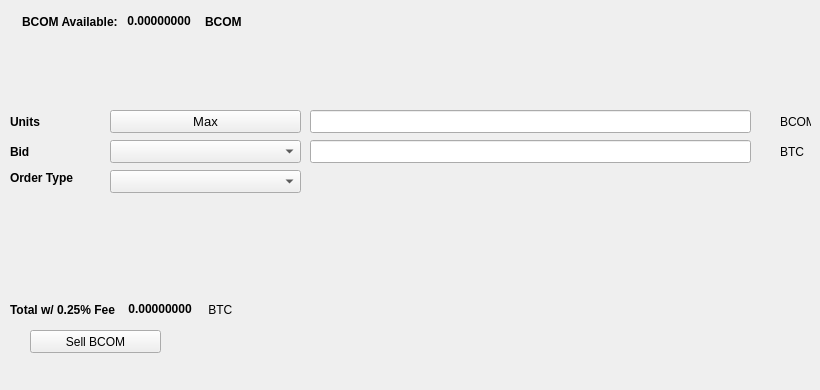
   <widget class="QWidget" name="SellTab">
    <attribute name="title">
     <string>Sell</string>
    </attribute>
    <widget class="QLabel" name="label_16">
     <property name="geometry">
      <rect>
       <x>780</x>
       <y>140</y>
       <width>31</width>
       <height>23</height>
      </rect>
     </property>
     <property name="text">
      <string>BTC</string>
     </property>
    </widget>
    <widget class="QComboBox" name="SellBidcomboBox">
     <property name="geometry">
      <rect>
       <x>110</x>
       <y>140</y>
       <width>191</width>
       <height>23</height>
      </rect>
     </property>
     <property name="font">
      <font>
       <pointsize>10</pointsize>
      </font>
     </property>
    </widget>
    <widget class="QLabel" name="label_18">
     <property name="geometry">
      <rect>
       <x>10</x>
       <y>110</y>
       <width>46</width>
       <height>23</height>
      </rect>
     </property>
     <property name="font">
      <font>
       <weight>75</weight>
       <bold>true</bold>
      </font>
     </property>
     <property name="text">
      <string>Units</string>
     </property>
    </widget>
    <widget class="QPushButton" name="Sell_Max_Amount">
     <property name="geometry">
      <rect>
       <x>110</x>
       <y>110</y>
       <width>191</width>
       <height>23</height>
      </rect>
     </property>
     <property name="font">
      <font>
       <pointsize>10</pointsize>
      </font>
     </property>
     <property name="text">
      <string>Max</string>
     </property>
    </widget>
    <widget class="QLabel" name="label_20">
     <property name="geometry">
      <rect>
       <x>10</x>
       <y>170</y>
       <width>91</width>
       <height>16</height>
      </rect>
     </property>
     <property name="font">
      <font>
       <weight>75</weight>
       <bold>true</bold>
      </font>
     </property>
     <property name="text">
      <string>Order Type</string>
     </property>
    </widget>
    <widget class="QComboBox" name="SellOrdertypeCombo">
     <property name="geometry">
      <rect>
       <x>110</x>
       <y>170</y>
       <width>191</width>
       <height>23</height>
      </rect>
     </property>
     <property name="font">
      <font>
       <pointsize>10</pointsize>
      </font>
     </property>
    </widget>
    <widget class="QLabel" name="label_21">
     <property name="geometry">
      <rect>
       <x>10</x>
       <y>140</y>
       <width>46</width>
       <height>23</height>
      </rect>
     </property>
     <property name="font">
      <font>
       <weight>75</weight>
       <bold>true</bold>
      </font>
     </property>
     <property name="text">
      <string>Bid</string>
     </property>
    </widget>
    <widget class="QLabel" name="label_22">
     <property name="geometry">
      <rect>
       <x>780</x>
       <y>110</y>
       <width>31</width>
       <height>23</height>
      </rect>
     </property>
     <property name="text">
      <string>BCOM</string>
     </property>
    </widget>
    <widget class="QLineEdit" name="UnitsInputBCOM">
     <property name="geometry">
      <rect>
       <x>310</x>
       <y>110</y>
       <width>441</width>
       <height>23</height>
      </rect>
     </property>
     <property name="font">
      <font>
       <pointsize>9</pointsize>
       <weight>75</weight>
       <bold>true</bold>
      </font>
     </property>
    </widget>
    <widget class="QLineEdit" name="SellBidPriceEdit">
     <property name="geometry">
      <rect>
       <x>310</x>
       <y>140</y>
       <width>441</width>
       <height>23</height>
      </rect>
     </property>
     <property name="font">
      <font>
       <pointsize>9</pointsize>
       <weight>75</weight>
       <bold>true</bold>
      </font>
     </property>
    </widget>
    <widget class="QPushButton" name="SellBCOMBTN">
     <property name="geometry">
      <rect>
       <x>30</x>
       <y>330</y>
       <width>131</width>
       <height>23</height>
      </rect>
     </property>
     <property name="text">
      <string>Sell BCOM</string>
     </property>
     <property name="icon">
      <iconset resource="../bitcommerce">
       <normaloff>:/icons/bitcoin</normaloff>:/icons/bitcoin</iconset>
     </property>
    </widget>
    <widget class="QWidget" name="layoutWidget3">
     <property name="geometry">
      <rect>
       <x>22</x>
       <y>12</y>
       <width>258</width>
       <height>19</height>
      </rect>
     </property>
     <layout class="QHBoxLayout" name="horizontalLayout">
      <item>
       <widget class="QLabel" name="label232_2">
        <property name="font">
         <font>
          <weight>75</weight>
          <bold>true</bold>
         </font>
        </property>
        <property name="text">
         <string>BCOM Available:</string>
        </property>
       </widget>
      </item>
      <item>
       <widget class="QLabel" name="BCOMAvailableLabel">
        <property name="palette">
         <palette>
          <active>
           <colorrole role="WindowText">
            <brush brushstyle="SolidPattern">
             <color alpha="255">
              <red>0</red>
              <green>0</green>
              <blue>0</blue>
             </color>
            </brush>
           </colorrole>
           <colorrole role="Button">
            <brush brushstyle="SolidPattern">
             <color alpha="255">
              <red>0</red>
              <green>170</green>
              <blue>0</blue>
             </color>
            </brush>
           </colorrole>
           <colorrole role="Light">
            <brush brushstyle="SolidPattern">
             <color alpha="255">
              <red>0</red>
              <green>255</green>
              <blue>0</blue>
             </color>
            </brush>
           </colorrole>
           <colorrole role="Midlight">
            <brush brushstyle="SolidPattern">
             <color alpha="255">
              <red>0</red>
              <green>212</green>
              <blue>0</blue>
             </color>
            </brush>
           </colorrole>
           <colorrole role="Dark">
            <brush brushstyle="SolidPattern">
             <color alpha="255">
              <red>0</red>
              <green>85</green>
              <blue>0</blue>
             </color>
            </brush>
           </colorrole>
           <colorrole role="Mid">
            <brush brushstyle="SolidPattern">
             <color alpha="255">
              <red>0</red>
              <green>113</green>
              <blue>0</blue>
             </color>
            </brush>
           </colorrole>
           <colorrole role="Text">
            <brush brushstyle="SolidPattern">
             <color alpha="255">
              <red>0</red>
              <green>170</green>
              <blue>0</blue>
             </color>
            </brush>
           </colorrole>
           <colorrole role="BrightText">
            <brush brushstyle="SolidPattern">
             <color alpha="255">
              <red>255</red>
              <green>255</green>
              <blue>255</blue>
             </color>
            </brush>
           </colorrole>
           <colorrole role="ButtonText">
            <brush brushstyle="SolidPattern">
             <color alpha="255">
              <red>0</red>
              <green>0</green>
              <blue>0</blue>
             </color>
            </brush>
           </colorrole>
           <colorrole role="Base">
            <brush brushstyle="SolidPattern">
             <color alpha="255">
              <red>255</red>
              <green>255</green>
              <blue>255</blue>
             </color>
            </brush>
           </colorrole>
           <colorrole role="Window">
            <brush brushstyle="SolidPattern">
             <color alpha="255">
              <red>0</red>
              <green>170</green>
              <blue>0</blue>
             </color>
            </brush>
           </colorrole>
           <colorrole role="Shadow">
            <brush brushstyle="SolidPattern">
             <color alpha="255">
              <red>0</red>
              <green>0</green>
              <blue>0</blue>
             </color>
            </brush>
           </colorrole>
           <colorrole role="AlternateBase">
            <brush brushstyle="SolidPattern">
             <color alpha="255">
              <red>127</red>
              <green>212</green>
              <blue>127</blue>
             </color>
            </brush>
           </colorrole>
           <colorrole role="ToolTipBase">
            <brush brushstyle="SolidPattern">
             <color alpha="255">
              <red>255</red>
              <green>255</green>
              <blue>220</blue>
             </color>
            </brush>
           </colorrole>
           <colorrole role="ToolTipText">
            <brush brushstyle="SolidPattern">
             <color alpha="255">
              <red>0</red>
              <green>0</green>
              <blue>0</blue>
             </color>
            </brush>
           </colorrole>
          </active>
          <inactive>
           <colorrole role="WindowText">
            <brush brushstyle="SolidPattern">
             <color alpha="255">
              <red>0</red>
              <green>0</green>
              <blue>0</blue>
             </color>
            </brush>
           </colorrole>
           <colorrole role="Button">
            <brush brushstyle="SolidPattern">
             <color alpha="255">
              <red>0</red>
              <green>170</green>
              <blue>0</blue>
             </color>
            </brush>
           </colorrole>
           <colorrole role="Light">
            <brush brushstyle="SolidPattern">
             <color alpha="255">
              <red>0</red>
              <green>255</green>
              <blue>0</blue>
             </color>
            </brush>
           </colorrole>
           <colorrole role="Midlight">
            <brush brushstyle="SolidPattern">
             <color alpha="255">
              <red>0</red>
              <green>212</green>
              <blue>0</blue>
             </color>
            </brush>
           </colorrole>
           <colorrole role="Dark">
            <brush brushstyle="SolidPattern">
             <color alpha="255">
              <red>0</red>
              <green>85</green>
              <blue>0</blue>
             </color>
            </brush>
           </colorrole>
           <colorrole role="Mid">
            <brush brushstyle="SolidPattern">
             <color alpha="255">
              <red>0</red>
              <green>113</green>
              <blue>0</blue>
             </color>
            </brush>
           </colorrole>
           <colorrole role="Text">
            <brush brushstyle="SolidPattern">
             <color alpha="255">
              <red>0</red>
              <green>170</green>
              <blue>0</blue>
             </color>
            </brush>
           </colorrole>
           <colorrole role="BrightText">
            <brush brushstyle="SolidPattern">
             <color alpha="255">
              <red>255</red>
              <green>255</green>
              <blue>255</blue>
             </color>
            </brush>
           </colorrole>
           <colorrole role="ButtonText">
            <brush brushstyle="SolidPattern">
             <color alpha="255">
              <red>0</red>
              <green>0</green>
              <blue>0</blue>
             </color>
            </brush>
           </colorrole>
           <colorrole role="Base">
            <brush brushstyle="SolidPattern">
             <color alpha="255">
              <red>255</red>
              <green>255</green>
              <blue>255</blue>
             </color>
            </brush>
           </colorrole>
           <colorrole role="Window">
            <brush brushstyle="SolidPattern">
             <color alpha="255">
              <red>0</red>
              <green>170</green>
              <blue>0</blue>
             </color>
            </brush>
           </colorrole>
           <colorrole role="Shadow">
            <brush brushstyle="SolidPattern">
             <color alpha="255">
              <red>0</red>
              <green>0</green>
              <blue>0</blue>
             </color>
            </brush>
           </colorrole>
           <colorrole role="AlternateBase">
            <brush brushstyle="SolidPattern">
             <color alpha="255">
              <red>127</red>
              <green>212</green>
              <blue>127</blue>
             </color>
            </brush>
           </colorrole>
           <colorrole role="ToolTipBase">
            <brush brushstyle="SolidPattern">
             <color alpha="255">
              <red>255</red>
              <green>255</green>
              <blue>220</blue>
             </color>
            </brush>
           </colorrole>
           <colorrole role="ToolTipText">
            <brush brushstyle="SolidPattern">
             <color alpha="255">
              <red>0</red>
              <green>0</green>
              <blue>0</blue>
             </color>
            </brush>
           </colorrole>
          </inactive>
          <disabled>
           <colorrole role="WindowText">
            <brush brushstyle="SolidPattern">
             <color alpha="255">
              <red>0</red>
              <green>85</green>
              <blue>0</blue>
             </color>
            </brush>
           </colorrole>
           <colorrole role="Button">
            <brush brushstyle="SolidPattern">
             <color alpha="255">
              <red>0</red>
              <green>170</green>
              <blue>0</blue>
             </color>
            </brush>
           </colorrole>
           <colorrole role="Light">
            <brush brushstyle="SolidPattern">
             <color alpha="255">
              <red>0</red>
              <green>255</green>
              <blue>0</blue>
             </color>
            </brush>
           </colorrole>
           <colorrole role="Midlight">
            <brush brushstyle="SolidPattern">
             <color alpha="255">
              <red>0</red>
              <green>212</green>
              <blue>0</blue>
             </color>
            </brush>
           </colorrole>
           <colorrole role="Dark">
            <brush brushstyle="SolidPattern">
             <color alpha="255">
              <red>0</red>
              <green>85</green>
              <blue>0</blue>
             </color>
            </brush>
           </colorrole>
           <colorrole role="Mid">
            <brush brushstyle="SolidPattern">
             <color alpha="255">
              <red>0</red>
              <green>113</green>
              <blue>0</blue>
             </color>
            </brush>
           </colorrole>
           <colorrole role="Text">
            <brush brushstyle="SolidPattern">
             <color alpha="255">
              <red>0</red>
              <green>85</green>
              <blue>0</blue>
             </color>
            </brush>
           </colorrole>
           <colorrole role="BrightText">
            <brush brushstyle="SolidPattern">
             <color alpha="255">
              <red>255</red>
              <green>255</green>
              <blue>255</blue>
             </color>
            </brush>
           </colorrole>
           <colorrole role="ButtonText">
            <brush brushstyle="SolidPattern">
             <color alpha="255">
              <red>0</red>
              <green>85</green>
              <blue>0</blue>
             </color>
            </brush>
           </colorrole>
           <colorrole role="Base">
            <brush brushstyle="SolidPattern">
             <color alpha="255">
              <red>0</red>
              <green>170</green>
              <blue>0</blue>
             </color>
            </brush>
           </colorrole>
           <colorrole role="Window">
            <brush brushstyle="SolidPattern">
             <color alpha="255">
              <red>0</red>
              <green>170</green>
              <blue>0</blue>
             </color>
            </brush>
           </colorrole>
           <colorrole role="Shadow">
            <brush brushstyle="SolidPattern">
             <color alpha="255">
              <red>0</red>
              <green>0</green>
              <blue>0</blue>
             </color>
            </brush>
           </colorrole>
           <colorrole role="AlternateBase">
            <brush brushstyle="SolidPattern">
             <color alpha="255">
              <red>0</red>
              <green>170</green>
              <blue>0</blue>
             </color>
            </brush>
           </colorrole>
           <colorrole role="ToolTipBase">
            <brush brushstyle="SolidPattern">
             <color alpha="255">
              <red>255</red>
              <green>255</green>
              <blue>220</blue>
             </color>
            </brush>
           </colorrole>
           <colorrole role="ToolTipText">
            <brush brushstyle="SolidPattern">
             <color alpha="255">
              <red>0</red>
              <green>0</green>
              <blue>0</blue>
             </color>
            </brush>
           </colorrole>
          </disabled>
         </palette>
        </property>
        <property name="font">
         <font>
          <weight>75</weight>
          <bold>true</bold>
         </font>
        </property>
        <property name="text">
         <string> 0.00000000 </string>
        </property>
        <property name="textInteractionFlags">
         <set>Qt::LinksAccessibleByMouse|Qt::TextSelectableByKeyboard|Qt::TextSelectableByMouse</set>
        </property>
       </widget>
      </item>
      <item>
       <widget class="QLabel" name="labelBCOM">
        <property name="font">
         <font>
          <weight>75</weight>
          <bold>true</bold>
         </font>
        </property>
        <property name="text">
         <string>BCOM</string>
        </property>
       </widget>
      </item>
     </layout>
    </widget>
    <widget class="QWidget" name="layoutWidget">
     <property name="geometry">
      <rect>
       <x>10</x>
       <y>300</y>
       <width>268</width>
       <height>19</height>
      </rect>
     </property>
     <layout class="QHBoxLayout" name="horizontalLayout_2">
      <item>
       <widget class="QLabel" name="label_19">
        <property name="font">
         <font>
          <weight>75</weight>
          <bold>true</bold>
         </font>
        </property>
        <property name="text">
         <string>Total w/ 0.25% Fee </string>
        </property>
       </widget>
      </item>
      <item>
       <widget class="QLabel" name="SellCostLabel">
        <property name="palette">
         <palette>
          <active>
           <colorrole role="WindowText">
            <brush brushstyle="SolidPattern">
             <color alpha="255">
              <red>0</red>
              <green>0</green>
              <blue>0</blue>
             </color>
            </brush>
           </colorrole>
           <colorrole role="Button">
            <brush brushstyle="SolidPattern">
             <color alpha="255">
              <red>0</red>
              <green>170</green>
              <blue>0</blue>
             </color>
            </brush>
           </colorrole>
           <colorrole role="Light">
            <brush brushstyle="SolidPattern">
             <color alpha="255">
              <red>0</red>
              <green>255</green>
              <blue>0</blue>
             </color>
            </brush>
           </colorrole>
           <colorrole role="Midlight">
            <brush brushstyle="SolidPattern">
             <color alpha="255">
              <red>0</red>
              <green>212</green>
              <blue>0</blue>
             </color>
            </brush>
           </colorrole>
           <colorrole role="Dark">
            <brush brushstyle="SolidPattern">
             <color alpha="255">
              <red>0</red>
              <green>85</green>
              <blue>0</blue>
             </color>
            </brush>
           </colorrole>
           <colorrole role="Mid">
            <brush brushstyle="SolidPattern">
             <color alpha="255">
              <red>0</red>
              <green>113</green>
              <blue>0</blue>
             </color>
            </brush>
           </colorrole>
           <colorrole role="Text">
            <brush brushstyle="SolidPattern">
             <color alpha="255">
              <red>0</red>
              <green>170</green>
              <blue>0</blue>
             </color>
            </brush>
           </colorrole>
           <colorrole role="BrightText">
            <brush brushstyle="SolidPattern">
             <color alpha="255">
              <red>255</red>
              <green>255</green>
              <blue>255</blue>
             </color>
            </brush>
           </colorrole>
           <colorrole role="ButtonText">
            <brush brushstyle="SolidPattern">
             <color alpha="255">
              <red>0</red>
              <green>0</green>
              <blue>0</blue>
             </color>
            </brush>
           </colorrole>
           <colorrole role="Base">
            <brush brushstyle="SolidPattern">
             <color alpha="255">
              <red>255</red>
              <green>255</green>
              <blue>255</blue>
             </color>
            </brush>
           </colorrole>
           <colorrole role="Window">
            <brush brushstyle="SolidPattern">
             <color alpha="255">
              <red>0</red>
              <green>170</green>
              <blue>0</blue>
             </color>
            </brush>
           </colorrole>
           <colorrole role="Shadow">
            <brush brushstyle="SolidPattern">
             <color alpha="255">
              <red>0</red>
              <green>0</green>
              <blue>0</blue>
             </color>
            </brush>
           </colorrole>
           <colorrole role="AlternateBase">
            <brush brushstyle="SolidPattern">
             <color alpha="255">
              <red>127</red>
              <green>212</green>
              <blue>127</blue>
             </color>
            </brush>
           </colorrole>
           <colorrole role="ToolTipBase">
            <brush brushstyle="SolidPattern">
             <color alpha="255">
              <red>255</red>
              <green>255</green>
              <blue>220</blue>
             </color>
            </brush>
           </colorrole>
           <colorrole role="ToolTipText">
            <brush brushstyle="SolidPattern">
             <color alpha="255">
              <red>0</red>
              <green>0</green>
              <blue>0</blue>
             </color>
            </brush>
           </colorrole>
          </active>
          <inactive>
           <colorrole role="WindowText">
            <brush brushstyle="SolidPattern">
             <color alpha="255">
              <red>0</red>
              <green>0</green>
              <blue>0</blue>
             </color>
            </brush>
           </colorrole>
           <colorrole role="Button">
            <brush brushstyle="SolidPattern">
             <color alpha="255">
              <red>0</red>
              <green>170</green>
              <blue>0</blue>
             </color>
            </brush>
           </colorrole>
           <colorrole role="Light">
            <brush brushstyle="SolidPattern">
             <color alpha="255">
              <red>0</red>
              <green>255</green>
              <blue>0</blue>
             </color>
            </brush>
           </colorrole>
           <colorrole role="Midlight">
            <brush brushstyle="SolidPattern">
             <color alpha="255">
              <red>0</red>
              <green>212</green>
              <blue>0</blue>
             </color>
            </brush>
           </colorrole>
           <colorrole role="Dark">
            <brush brushstyle="SolidPattern">
             <color alpha="255">
              <red>0</red>
              <green>85</green>
              <blue>0</blue>
             </color>
            </brush>
           </colorrole>
           <colorrole role="Mid">
            <brush brushstyle="SolidPattern">
             <color alpha="255">
              <red>0</red>
              <green>113</green>
              <blue>0</blue>
             </color>
            </brush>
           </colorrole>
           <colorrole role="Text">
            <brush brushstyle="SolidPattern">
             <color alpha="255">
              <red>0</red>
              <green>170</green>
              <blue>0</blue>
             </color>
            </brush>
           </colorrole>
           <colorrole role="BrightText">
            <brush brushstyle="SolidPattern">
             <color alpha="255">
              <red>255</red>
              <green>255</green>
              <blue>255</blue>
             </color>
            </brush>
           </colorrole>
           <colorrole role="ButtonText">
            <brush brushstyle="SolidPattern">
             <color alpha="255">
              <red>0</red>
              <green>0</green>
              <blue>0</blue>
             </color>
            </brush>
           </colorrole>
           <colorrole role="Base">
            <brush brushstyle="SolidPattern">
             <color alpha="255">
              <red>255</red>
              <green>255</green>
              <blue>255</blue>
             </color>
            </brush>
           </colorrole>
           <colorrole role="Window">
            <brush brushstyle="SolidPattern">
             <color alpha="255">
              <red>0</red>
              <green>170</green>
              <blue>0</blue>
             </color>
            </brush>
           </colorrole>
           <colorrole role="Shadow">
            <brush brushstyle="SolidPattern">
             <color alpha="255">
              <red>0</red>
              <green>0</green>
              <blue>0</blue>
             </color>
            </brush>
           </colorrole>
           <colorrole role="AlternateBase">
            <brush brushstyle="SolidPattern">
             <color alpha="255">
              <red>127</red>
              <green>212</green>
              <blue>127</blue>
             </color>
            </brush>
           </colorrole>
           <colorrole role="ToolTipBase">
            <brush brushstyle="SolidPattern">
             <color alpha="255">
              <red>255</red>
              <green>255</green>
              <blue>220</blue>
             </color>
            </brush>
           </colorrole>
           <colorrole role="ToolTipText">
            <brush brushstyle="SolidPattern">
             <color alpha="255">
              <red>0</red>
              <green>0</green>
              <blue>0</blue>
             </color>
            </brush>
           </colorrole>
          </inactive>
          <disabled>
           <colorrole role="WindowText">
            <brush brushstyle="SolidPattern">
             <color alpha="255">
              <red>0</red>
              <green>85</green>
              <blue>0</blue>
             </color>
            </brush>
           </colorrole>
           <colorrole role="Button">
            <brush brushstyle="SolidPattern">
             <color alpha="255">
              <red>0</red>
              <green>170</green>
              <blue>0</blue>
             </color>
            </brush>
           </colorrole>
           <colorrole role="Light">
            <brush brushstyle="SolidPattern">
             <color alpha="255">
              <red>0</red>
              <green>255</green>
              <blue>0</blue>
             </color>
            </brush>
           </colorrole>
           <colorrole role="Midlight">
            <brush brushstyle="SolidPattern">
             <color alpha="255">
              <red>0</red>
              <green>212</green>
              <blue>0</blue>
             </color>
            </brush>
           </colorrole>
           <colorrole role="Dark">
            <brush brushstyle="SolidPattern">
             <color alpha="255">
              <red>0</red>
              <green>85</green>
              <blue>0</blue>
             </color>
            </brush>
           </colorrole>
           <colorrole role="Mid">
            <brush brushstyle="SolidPattern">
             <color alpha="255">
              <red>0</red>
              <green>113</green>
              <blue>0</blue>
             </color>
            </brush>
           </colorrole>
           <colorrole role="Text">
            <brush brushstyle="SolidPattern">
             <color alpha="255">
              <red>0</red>
              <green>85</green>
              <blue>0</blue>
             </color>
            </brush>
           </colorrole>
           <colorrole role="BrightText">
            <brush brushstyle="SolidPattern">
             <color alpha="255">
              <red>255</red>
              <green>255</green>
              <blue>255</blue>
             </color>
            </brush>
           </colorrole>
           <colorrole role="ButtonText">
            <brush brushstyle="SolidPattern">
             <color alpha="255">
              <red>0</red>
              <green>85</green>
              <blue>0</blue>
             </color>
            </brush>
           </colorrole>
           <colorrole role="Base">
            <brush brushstyle="SolidPattern">
             <color alpha="255">
              <red>0</red>
              <green>170</green>
              <blue>0</blue>
             </color>
            </brush>
           </colorrole>
           <colorrole role="Window">
            <brush brushstyle="SolidPattern">
             <color alpha="255">
              <red>0</red>
              <green>170</green>
              <blue>0</blue>
             </color>
            </brush>
           </colorrole>
           <colorrole role="Shadow">
            <brush brushstyle="SolidPattern">
             <color alpha="255">
              <red>0</red>
              <green>0</green>
              <blue>0</blue>
             </color>
            </brush>
           </colorrole>
           <colorrole role="AlternateBase">
            <brush brushstyle="SolidPattern">
             <color alpha="255">
              <red>0</red>
              <green>170</green>
              <blue>0</blue>
             </color>
            </brush>
           </colorrole>
           <colorrole role="ToolTipBase">
            <brush brushstyle="SolidPattern">
             <color alpha="255">
              <red>255</red>
              <green>255</green>
              <blue>220</blue>
             </color>
            </brush>
           </colorrole>
           <colorrole role="ToolTipText">
            <brush brushstyle="SolidPattern">
             <color alpha="255">
              <red>0</red>
              <green>0</green>
              <blue>0</blue>
             </color>
            </brush>
           </colorrole>
          </disabled>
         </palette>
        </property>
        <property name="font">
         <font>
          <weight>75</weight>
          <bold>true</bold>
         </font>
        </property>
        <property name="autoFillBackground">
         <bool>false</bool>
        </property>
        <property name="text">
         <string> 0.00000000</string>
        </property>
        <property name="textInteractionFlags">
         <set>Qt::LinksAccessibleByMouse|Qt::TextSelectableByMouse</set>
        </property>
       </widget>
      </item>
      <item>
       <widget class="QLabel" name="label_17">
        <property name="font">
         <font>
          <weight>50</weight>
          <bold>false</bold>
         </font>
        </property>
        <property name="text">
         <string> BTC</string>
        </property>
       </widget>
      </item>
     </layout>
    </widget>
    <widget class="QLabel" name="label_23">
     <property name="geometry">
      <rect>
       <x>460</x>
       <y>300</y>
       <width>281</width>
       <height>81</height>
      </rect>
     </property>
     <property name="text">
      <string/>
     </property>
     <property name="pixmap">
      <pixmap>:/images/bittrex</pixmap>
     </property>
    </widget>
   </widget>
